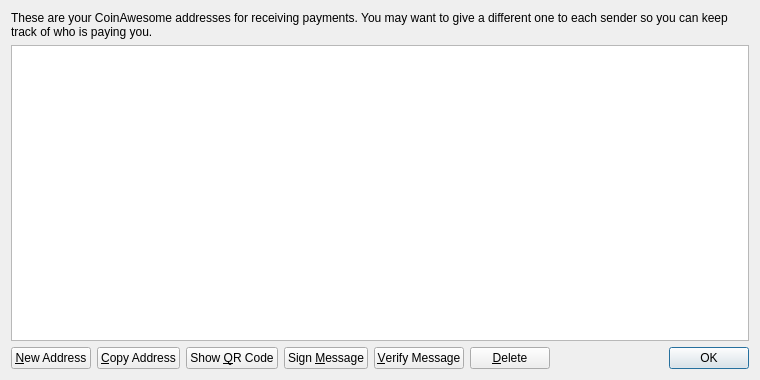
<?xml version="1.0" encoding="UTF-8"?>
<ui version="4.0">
 <class>AddressBookPage</class>
 <widget class="QWidget" name="AddressBookPage">
  <property name="geometry">
   <rect>
    <x>0</x>
    <y>0</y>
    <width>760</width>
    <height>380</height>
   </rect>
  </property>
  <property name="windowTitle">
   <string>Address Book</string>
  </property>
  <layout class="QVBoxLayout" name="verticalLayout">
   <item>
    <widget class="QLabel" name="labelExplanation">
     <property name="text">
      <string>These are your CoinAwesome addresses for receiving payments. You may want to give a different one to each sender so you can keep track of who is paying you.</string>
     </property>
     <property name="textFormat">
      <enum>Qt::PlainText</enum>
     </property>
     <property name="wordWrap">
      <bool>true</bool>
     </property>
    </widget>
   </item>
   <item>
    <widget class="QTableView" name="tableView">
     <property name="contextMenuPolicy">
      <enum>Qt::CustomContextMenu</enum>
     </property>
     <property name="toolTip">
      <string>Double-click to edit address or label</string>
     </property>
     <property name="tabKeyNavigation">
      <bool>false</bool>
     </property>
     <property name="selectionMode">
      <enum>QAbstractItemView::SingleSelection</enum>
     </property>
     <property name="selectionBehavior">
      <enum>QAbstractItemView::SelectRows</enum>
     </property>
     <property name="sortingEnabled">
      <bool>true</bool>
     </property>
     <attribute name="verticalHeaderVisible">
      <bool>false</bool>
     </attribute>
    </widget>
   </item>
   <item>
    <layout class="QHBoxLayout" name="horizontalLayout">
     <item>
      <widget class="QPushButton" name="newAddressButton">
       <property name="toolTip">
        <string>Create a new address</string>
       </property>
       <property name="text">
        <string>&amp;New Address</string>
       </property>
      </widget>
     </item>
     <item>
      <widget class="QPushButton" name="copyToClipboard">
       <property name="toolTip">
        <string>Copy the currently selected address to the system clipboard</string>
       </property>
       <property name="text">
        <string>&amp;Copy Address</string>
       </property>
      </widget>
     </item>
     <item>
      <widget class="QPushButton" name="showQRCode">
       <property name="text">
        <string>Show &amp;QR Code</string>
       </property>
      </widget>
     </item>
     <item>
      <widget class="QPushButton" name="signMessage">
       <property name="toolTip">
        <string>Sign a message to prove you own a CoinAwesome address</string>
       </property>
       <property name="text">
        <string>Sign &amp;Message</string>
       </property>
      </widget>
     </item>
     <item>
      <widget class="QPushButton" name="verifyMessage">
       <property name="toolTip">
        <string>Verify a message to ensure it was signed with a specified CoinAwesome address</string>
       </property>
       <property name="text">
        <string>&amp;Verify Message</string>
       </property>
      </widget>
     </item>
     <item>
      <widget class="QPushButton" name="deleteButton">
       <property name="toolTip">
        <string>Delete the currently selected address from the list</string>
       </property>
       <property name="text">
        <string>&amp;Delete</string>
       </property>
      </widget>
     </item>
     <item>
      <spacer name="horizontalSpacer">
       <property name="orientation">
        <enum>Qt::Horizontal</enum>
       </property>
       <property name="sizeHint" stdset="0">
        <size>
         <width>40</width>
         <height>20</height>
        </size>
       </property>
      </spacer>
     </item>
     <item>
      <widget class="QDialogButtonBox" name="buttonBox">
       <property name="sizePolicy">
        <sizepolicy hsizetype="Maximum" vsizetype="Fixed">
         <horstretch>0</horstretch>
         <verstretch>0</verstretch>
        </sizepolicy>
       </property>
       <property name="standardButtons">
        <set>QDialogButtonBox::Ok</set>
       </property>
      </widget>
     </item>
    </layout>
   </item>
  </layout>
 </widget>
 <resources>
  <include location="../bitcoin.qrc"/>
 </resources>
 <connections/>
</ui>
